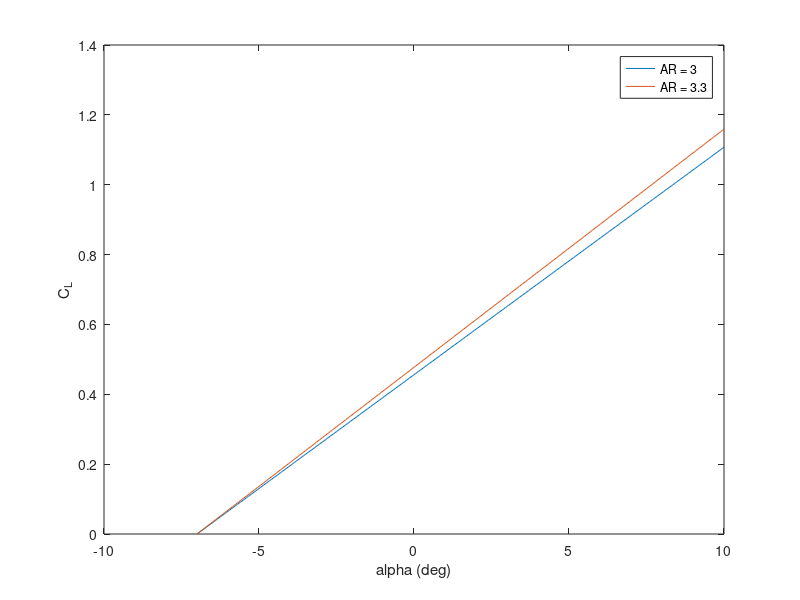
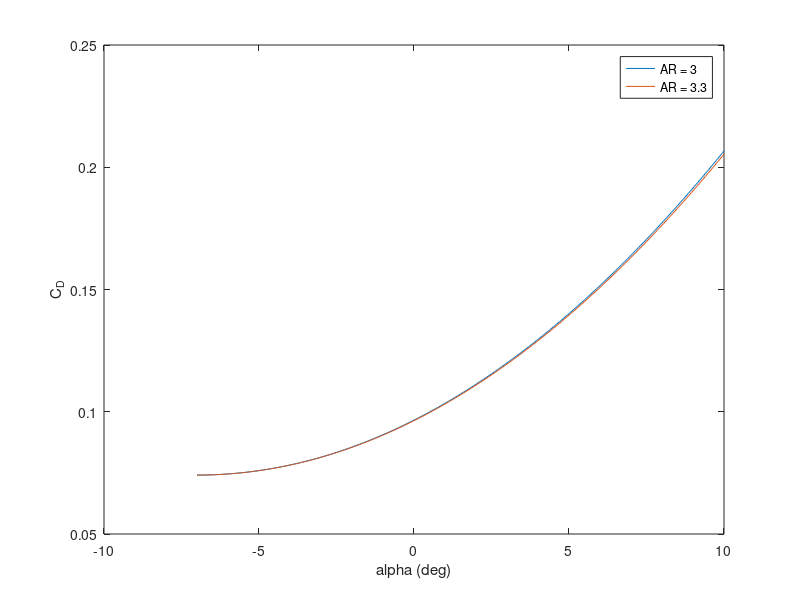
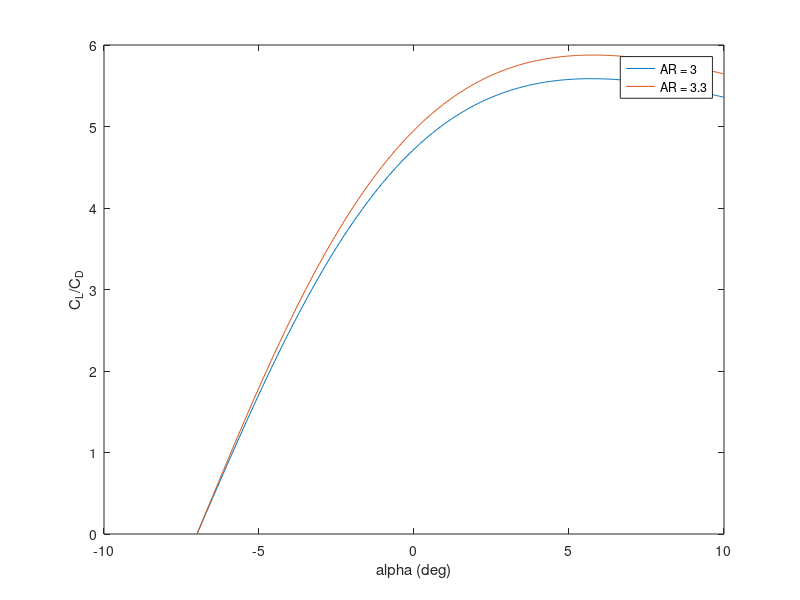
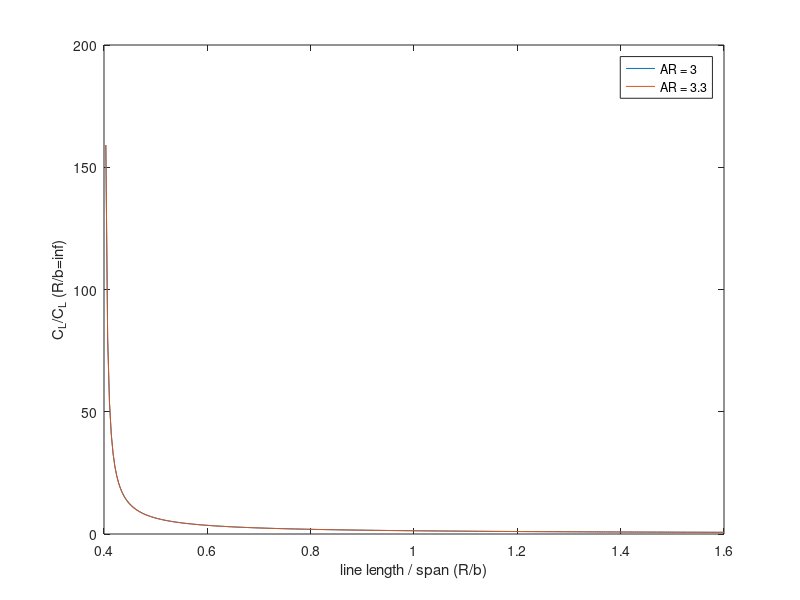

These charts were generated, in order, by the following MATLAB code:
% CLARK Y Parafoil Aerodynamic Analysis
% started 22/07/24 - Rosalind Aves
clear all; close all; clc;

a0 = 6.89 ; %* pi/180; % Clark Y lift curve slope (deg^-1)
alpha_zl = -7 * pi/180; % zero lift angle of attack (deg)

AR(1) = 3;
AR(2) = 3.33;

tau(1) = 0.097; % AR = 3.
tau(2) = 0.105; % AR = 3.33

delta(1) = 0.01875; % AR = 3
delta(2) = 0.022;   % AR = 3.33

a0_dash = (2*pi.*AR) .* tanh(a0./(2*pi.*AR));
a = (pi .* AR .* a0_dash) ./ (pi .* AR + a0_dash .* (1+tau)); % * pi/180; % per degree

alpha = [-7:0.05:10] .* pi/180;
for i = 1:length(a)
    C_L(:,i) = a(i) .* (alpha - alpha_zl);
end

figure();
plot(alpha.*180/pi, C_L(:,1));
hold on
plot(alpha.*180/pi, C_L(:,2));
xlabel('alpha (deg)'); ylabel('C_L');
legend('AR = 3', 'AR = 3.3');
hold off


C_D0 = 0.015 + 0.004 + 0.5 * 0.11 + 0.0001;
for i = 1:length(delta)
    C_D(:,i) = C_D0 + (C_L(:,i).^2 .* (1 + delta(i))) ./ (pi * AR(i));
end

figure();
plot(alpha.*180/pi, C_D(:,1));
hold on
plot(alpha.*180/pi, C_D(:,2));
xlabel('alpha (deg)'); ylabel('C_D');
legend('AR = 3', 'AR = 3.3');
hold off

figure();
plot(alpha.*180/pi, C_L(:,1)./C_D(:,1));
hold on
plot(alpha.*180/pi, C_L(:,2)./C_D(:,2));
xlabel('alpha (deg)'); ylabel('C_L/C_D');
legend('AR = 3', 'AR = 3.3');
hold off

b = 1.42; % span (m)
R_b = linspace(0.4, 1.6, length(alpha));
R = b .* R_b;
beta = b ./ (4.*R);
alpha = 5 * pi/180;

for i = 1:length(a)
    C_L2(:,i) = a(i) .* (alpha - alpha_zl) .* cos(beta).^2;
end

figure();
plot(R_b, C_L2(:,1)./C_L(:,1));
hold on
plot(R_b, C_L2(:,2)./C_L(:,2));
xlabel('line length / span (R/b)'); ylabel('C_L/C_L (R/b=inf)');
legend('AR = 3', 'AR = 3.3');
hold off

S = b^2 ./ AR;
c =  b./AR;
d = 1.5e-3; % line diameter (m)
n = 12;
A_cube = 0.1 * 0.1; % cubesat area (m^2)

for i = 1:length(a)
    C_Dl(:,i) = (n .* R .* d .* cos(alpha).^3) ./ S(i);
    C_Ds(:,i) = (A_cube) ./ S(i);
end

for i = 1:length(delta)
    C_D2(:,i) = C_D0 + C_Dl(:,i)  + C_Ds(:,i)+ (C_L(:,i).^2 .* (1 + delta(i))) ./ (pi * AR(i));
end

figure();
plot(R_b, C_L2(:,1)./C_D2(:,1));
hold on
plot(R_b, C_L2(:,2)./C_D2(:,2));
xlabel('line length / span (R/b)'); ylabel('C_L/C_D');
legend('AR = 3', 'AR = 3.3');
hold off
%% design points

R_b_dp = 0.6; % optimum based on last figure
alpha_dp = 5*pi/180; % before stall
R_dp = R_b_dp * b;
beta_dp = b / (4*R_dp);

C_L2_dp = a(2) * (alpha_dp - alpha_zl) * cos(beta_dp)^2;
C_L_dp = a(2) * (alpha_dp - alpha_zl);

C_Dl_dp = (n * R_dp * d * cos(alpha_dp)^3) / S(2);
C_Ds_dp = (A_cube) / S(2);

C_D2_dp = C_D0 + C_Dl_dp  + C_Ds_dp + (C_L_dp^2 * (1 + delta(2))) / (pi * AR(2));

gamma = atan(1/(C_L2_dp / C_D2_dp)); % glide angle
rho = 1.225;
Wt = 3*9.81;
Dr = (C_L2_dp^2 + C_D2_dp^2)^(0.5);
V = (2*Wt/(rho*S(2)*Dr))^(0.5);
u = V*cos(gamma);
w = V*sin(gamma);
%% 
% Rigging angle stuff

m_s = 3;
g = 9.81;
C_Mc4 = 0;
%mu = -3.35*pi/180;
mu1 = [-10:1:15] .* pi/180;
alpha1 = [-7:0.05:30] .* pi/180;
for j = 1: length(mu1)
    for i = 1 : length(alpha1)
        C_M(j,i) = C_Mc4 - R_dp*(C_Ds_dp*cos(alpha1(1,i) + mu1(1,j))) - R_dp*n*R_dp*d*((cos(alpha1(1,i) + mu1(1,j)))^2)./(S(2)*2*c(2))- m_s*g*R_dp*sin(alpha1(1,i) + mu1(1,j) - gamma)./(0.5*rho*V*V*S(2)*c(2));
    end
end
%%
y=zeros(size(alpha1));
x=alpha_dp.*ones(size(alpha1));
figure();
plot(alpha1,y);
hold on
plot(x,alpha1);
hold on
for j = 1:length(mu1)
    plot(alpha1,C_M(j,:))
end